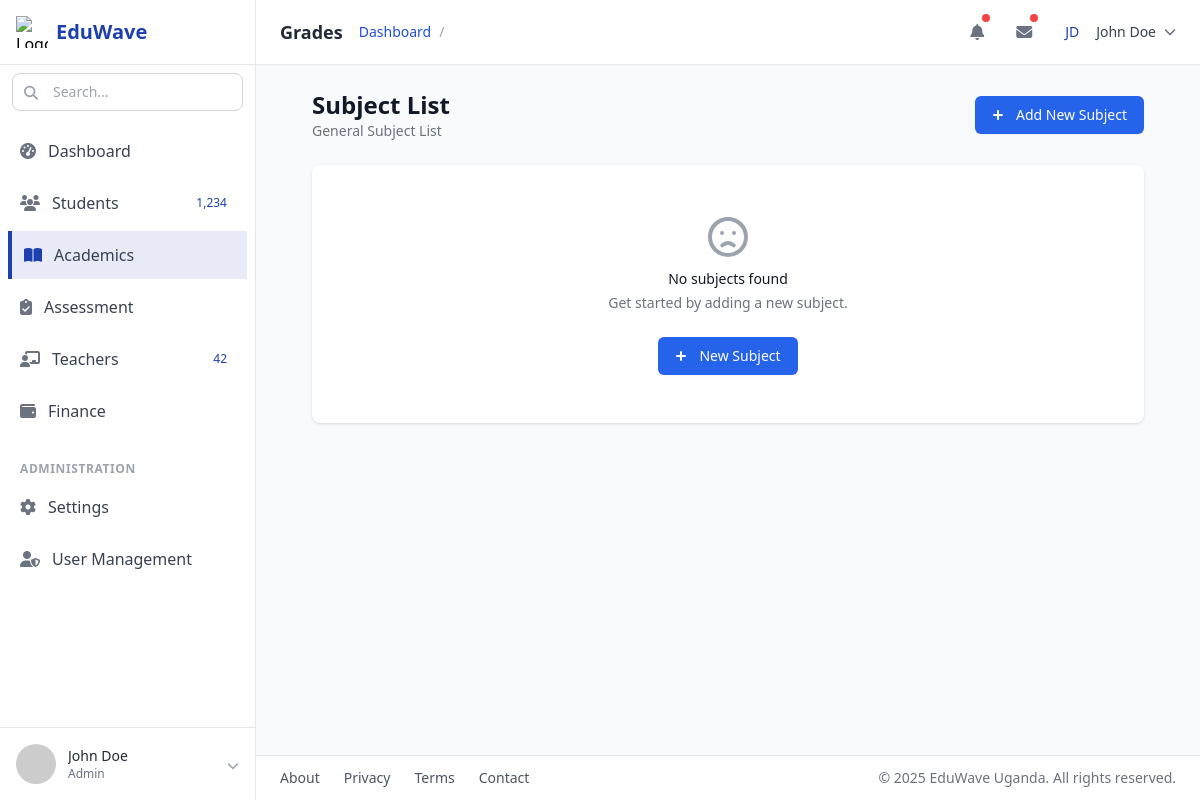
The app's page /academics/subjects/ (signed in), older data.
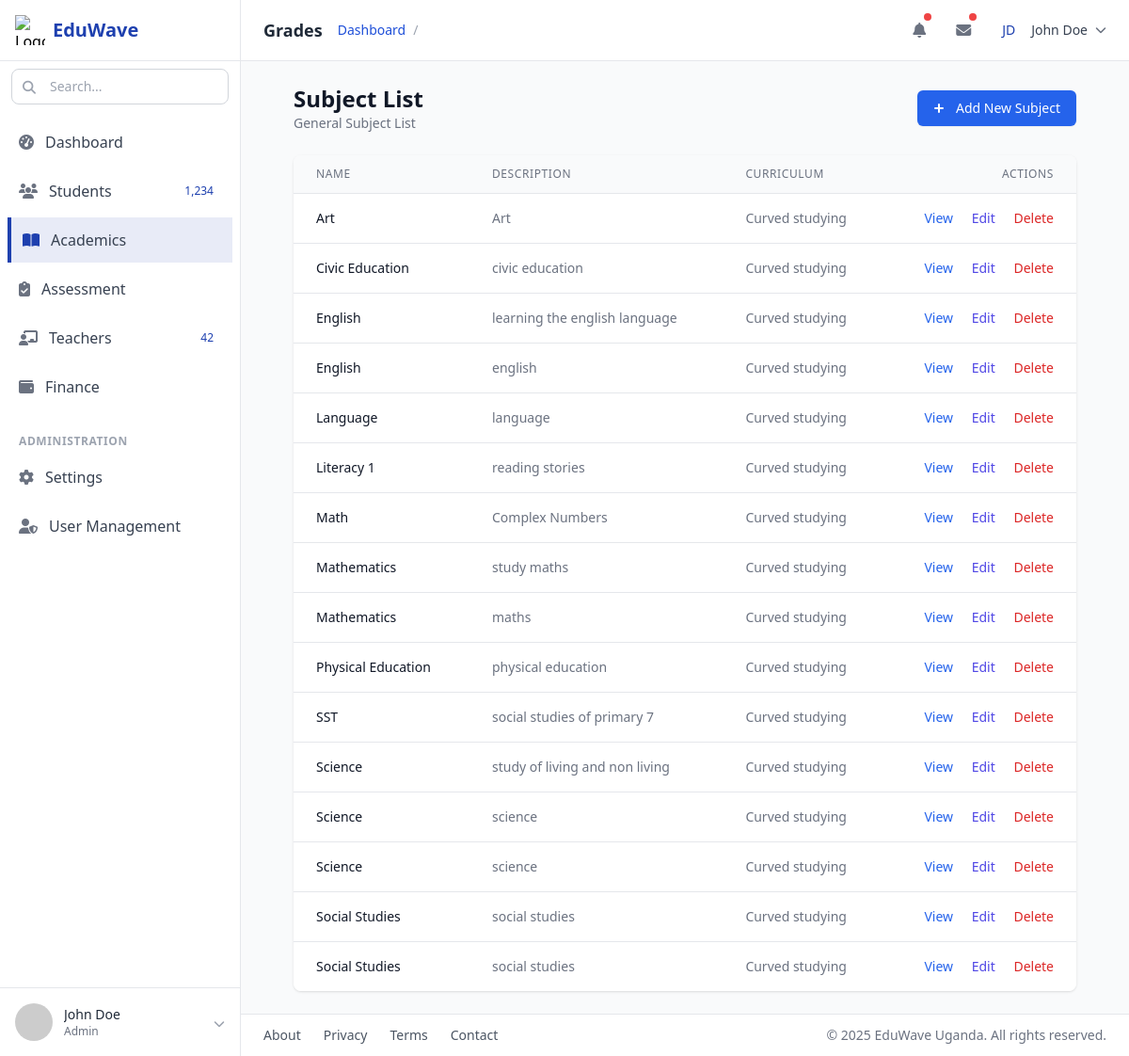
The same page, newer data.
### academic/models.py (models this page shows, shortened)
class Subject(models.Model):
    name = models.CharField(max_length=100)
    description = models.TextField()
    grade = models.ForeignKey(
        Grade, blank=True, on_delete=models.DO_NOTHING, related_name="subject_grade")
    curriculum = models.ForeignKey(
        'Curriculum', on_delete=models.CASCADE, related_name="subjects")
    created = models.DateField(auto_now_add=True)
    updated = models.DateField(auto_now=True)
    class Meta:
        db_table = "subject"
        db_table_comment = "This includes Subject data"
        ordering = ["name"]

class Curriculum(models.Model):
    name = models.CharField(max_length=150)
    objectives = models.TextField()
    learning_outcomes = models.TextField()
    created = models.DateField(auto_now_add=True)
    updated = models.DateField(auto_now=True)
    class Meta:
        db_table = "curriculum"
        db_table_comment = "This includes curriculum data"
        order_with_respect_to = "name"
    def __str__(self):
        return self.name

### accounts/decorators.py (the view)
        def wrapper(request, *args, **kwargs):
            if request.user.is_authenticated and request.user.role in allowed_roles:
                return view_func(request, *args, **kwargs)
            if redirect_url:
                return redirect(redirect_url)
            raise PermissionDenied

### academic/views.py (called while the page is built)
@role_required(allowed_roles=['ADMIN', 'ACADEMIC'])
def subjects(requests):
    subject_list = Subject.objects.all()
    return render(requests, "subjects.html", {"subject_list":subject_list})

### academic/templates/subjects.html
{% extends 'base.html' %}
{% block page_title %}Grades{% endblock page_title %}
{% block academicsSetActive %}active{% endblock academicsSetActive %}
{% block content %}
<div class="max-w-7xl mx-auto px-4 sm:px-6 lg:px-8">
  <div class="flex justify-between items-center mb-6">
    <div>
      <h2 class="text-2xl font-bold text-gray-900">Subject List</h2>
      <p class="text-sm text-gray-500">General Subject List</p>
    </div>
    <a href="{% url 'register_subject' %}" class="inline-flex items-center px-4 py-2 bg-blue-600 border border-transparent rounded-md shadow-sm text-sm font-medium text-white hover:bg-blue-700 focus:outline-none focus:ring-2 focus:ring-offset-2 focus:ring-blue-500">
      <svg class="-ml-1 mr-2 h-5 w-5" xmlns="http://www.w3.org/2000/svg" viewBox="0 0 20 20" fill="currentColor">
        <path fill-rule="evenodd" d="M10 5a1 1 0 011 1v3h3a1 1 0 110 2h-3v3a1 1 0 11-2 0v-3H6a1 1 0 110-2h3V6a1 1 0 011-1z" clip-rule="evenodd" />
      </svg>
      Add New Subject
    </a>
  </div>
  <div class="bg-white shadow overflow-hidden sm:rounded-lg">
    {% if subject_list %}
      <div class="overflow-x-auto">
        <table class="min-w-full divide-y divide-gray-200">
          <thead class="bg-gray-50">
            <tr>
              <th scope="col" class="px-6 py-3 text-left text-xs font-medium text-gray-500 uppercase tracking-wider">Name</th>
              <th scope="col" class="px-6 py-3 text-left text-xs font-medium text-gray-500 uppercase tracking-wider">Description</th>
              <th scope="col" class="px-6 py-3 text-left text-xs font-medium text-gray-500 uppercase tracking-wider">Curriculum</th>
              <th scope="col" class="px-6 py-3 text-right text-xs font-medium text-gray-500 uppercase tracking-wider">Actions</th>
            </tr>
          </thead>
          <tbody class="bg-white divide-y divide-gray-200">
            {% for subject in subject_list %}
            <tr class="hover:bg-gray-50">
              <td class="px-6 py-4 whitespace-nowrap text-sm font-medium text-gray-900">{{ subject.name }}</td>
              <td class="px-6 py-4 whitespace-nowrap text-sm text-gray-500">{{ subject.description|default:"-" }}</td>
              <td class="px-6 py-4 whitespace-nowrap text-sm text-gray-500">{{ subject.curriculum|default:"-" }}</td>
              <td class="px-6 py-4 whitespace-nowrap text-right text-sm font-medium">
                <a href="/students/student-details/{{student.id}}" class="text-blue-600 hover:text-blue-900 mr-4">View</a>
                <a href="#" class="text-indigo-600 hover:text-indigo-900 mr-4">Edit</a>
                <a href="#" class="text-red-600 hover:text-red-900">Delete</a>
              </td>
            </tr>
            {% endfor %}
          </tbody>
        </table>
      </div>
    {% else %}
      <div class="text-center py-12">
        <svg class="mx-auto h-12 w-12 text-gray-400" fill="none" stroke="currentColor" viewBox="0 0 24 24" xmlns="http://www.w3.org/2000/svg">
          <path stroke-linecap="round" stroke-linejoin="round" stroke-width="2" d="M9.172 16.172a4 4 0 015.656 0M9 10h.01M15 10h.01M21 12a9 9 0 11-18 0 9 9 0 0118 0z"></path>
        </svg>
        <h3 class="mt-2 text-sm font-medium text-gray-900">No subjects found</h3>
        <p class="mt-1 text-sm text-gray-500">Get started by adding a new subject.</p>
        <div class="mt-6">
          <a href="{% url 'register_subject' %}" class="inline-flex items-center px-4 py-2 border border-transparent shadow-sm text-sm font-medium rounded-md text-white bg-blue-600 hover:bg-blue-700 focus:outline-none focus:ring-2 focus:ring-offset-2 focus:ring-blue-500">
            <svg class="-ml-1 mr-2 h-5 w-5" xmlns="http://www.w3.org/2000/svg" viewBox="0 0 20 20" fill="currentColor">
              <path fill-rule="evenodd" d="M10 5a1 1 0 011 1v3h3a1 1 0 110 2h-3v3a1 1 0 11-2 0v-3H6a1 1 0 110-2h3V6a1 1 0 011-1z" clip-rule="evenodd" />
            </svg>
            New Subject
          </a>
        </div>
      </div>
    {% endif %}
  </div>
</div>
{% endblock content %}

Row changes from the older to the newer data that the page shows:
added Subject: name "Art", description "Art", curriculum "Curved studying"
added Subject: name "Civic Education", description "civic education", curriculum "Curved studying"
added Subject: name "English", description "learning the english language", curriculum "Curved studying"
added Subject: name "English", description "english", curriculum "Curved studying"
added Subject: name "Language", description "language", curriculum "Curved studying"
added Subject: name "Literacy 1", description "reading stories", curriculum "Curved studying"
added Subject: name "Math", description "Complex Numbers", curriculum "Curved studying"
added Subject: name "Mathematics", description "study maths", curriculum "Curved studying"
added Subject: name "Mathematics", description "maths", curriculum "Curved studying"
added Subject: name "Physical Education", description "physical education", curriculum "Curved studying"
added Subject: name "SST", description "social studies of primary 7", curriculum "Curved studying"
added Subject: name "Science", description "study of living and non living", curriculum "Curved studying"
added Subject: name "Science", description "science", curriculum "Curved studying"
added Subject: name "Science", description "science", curriculum "Curved studying"
added Subject: name "Social Studies", description "social studies", curriculum "Curved studying"
added Subject: name "Social Studies", description "social studies", curriculum "Curved studying"
Text that changed along with them:
text no longer shown: "No subjects found Get started by adding a new subject. New Subject"
text now shown: "NAME DESCRIPTION CURRICULUM ACTIONS"
